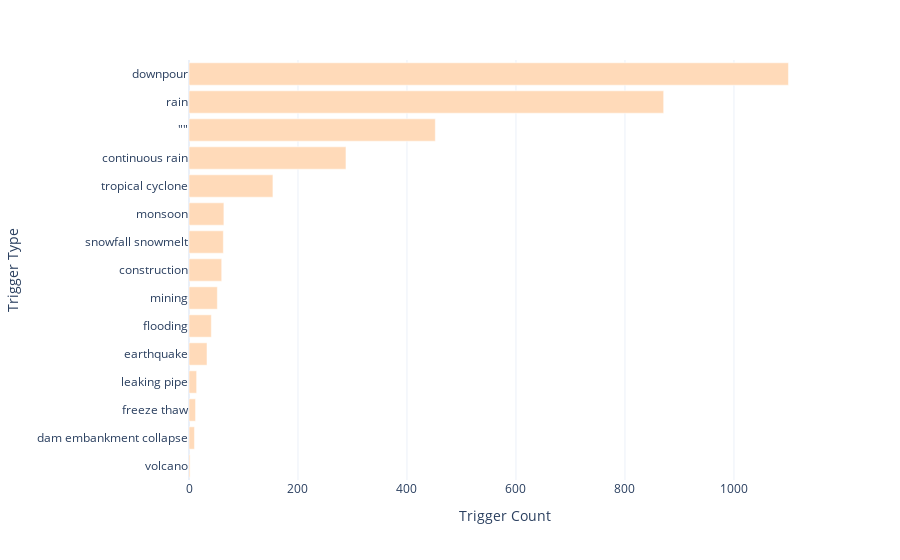

Write notebook code for a chart like this one.
### Code cell
import plotly.express as px

fig = px.bar(
    nasa_df["landslide_trigger"]
    .str.replace("_", " ")
    .apply(lambda x: '""' if x == "" else x)
    .value_counts()
    .reset_index()
    .iloc[::-1],
    x="landslide_trigger",
    y="index",
    labels={
        "landslide_trigger": "Trigger Count",
        "index": "Trigger Type",
    },
    color_discrete_sequence=["PeachPuff"],
    template="plotly_white"
)
fig.show()

### Figure 1 — Plotly figure (JSON) as saved in the notebook; plotly's stock layout.template omitted (floating-point values rounded to 4 significant figures)
{"data": [{"alignmentgroup": "True", "hovertemplate": "Trigger Count=%{x}<br>Trigger Type=%{y}<extra></extra>", "legendgroup": "", "marker": {"color": "PeachPuff", "pattern": {"shape": ""}}, "name": "", "offsetgroup": "", "orientation": "h", "showlegend": false, "textposition": "auto", "type": "bar", "x": [2, 10, 12, 14, 33, 41, 52, 60, 63, 64, 154, 288, 452, 871, 1100], "xaxis": "x", "y": ["volcano", "dam embankment collapse", "freeze thaw", "leaking pipe", "earthquake", "flooding", "mining", "construction", "snowfall snowmelt", "monsoon", "tropical cyclone", "continuous rain", "\"\"", "rain", "downpour"], "yaxis": "y"}], "layout": {"barmode": "relative", "legend": {"tracegroupgap": 0}, "margin": {"t": 60}, "xaxis": {"anchor": "y", "domain": [0, 1], "title": {"text": "Trigger Count"}}, "yaxis": {"anchor": "x", "domain": [0, 1], "title": {"text": "Trigger Type"}}}}
